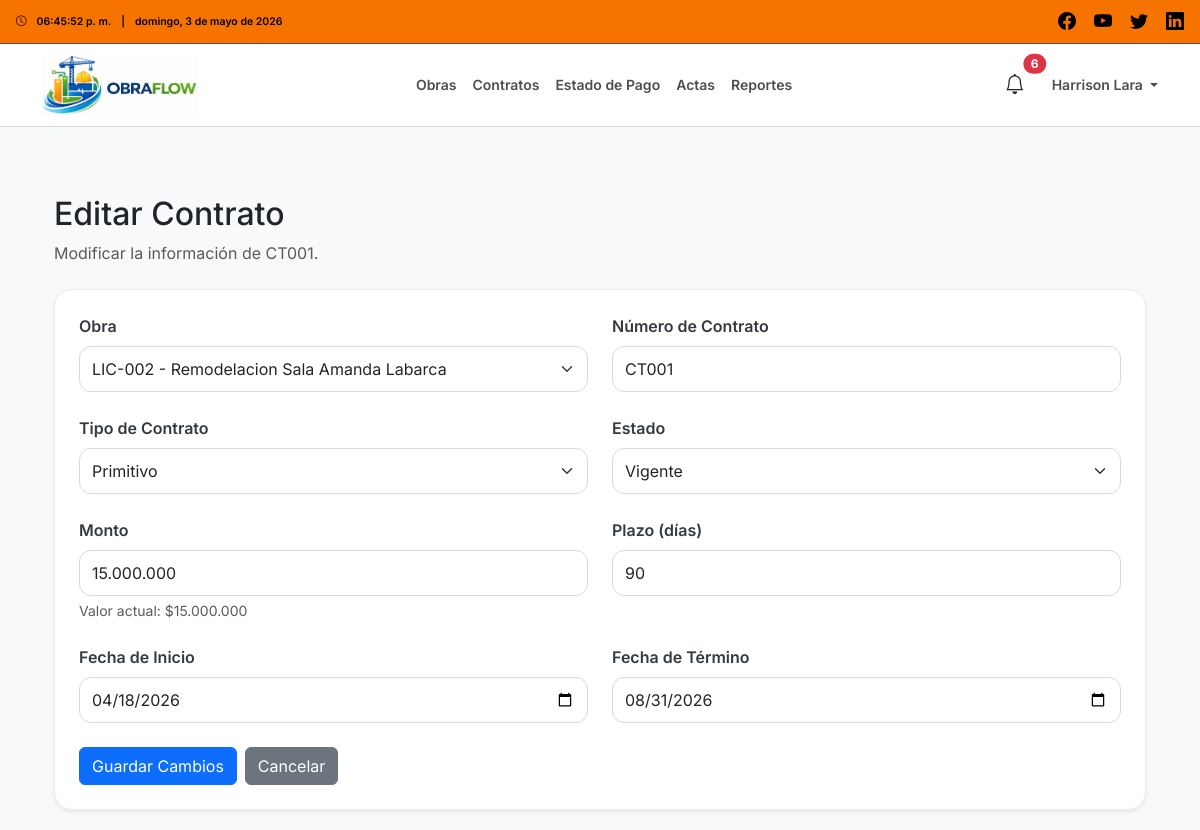
/contratos/1/editar/ (signed in), run on the app's committed database.
### users/models.py (models this page shows, shortened)
class User(AbstractUser):
    class Roles(models.TextChoices):
        ADMIN = 'ADMIN', 'Administrador'
        INSPECTOR = 'INSPECTOR', 'Inspector'
        CONTRATISTA = 'CONTRATISTA', 'Empresa Contratista'
    role = models.CharField(
        max_length=20,
        choices=Roles.choices,
        default=Roles.CONTRATISTA
    )

### contratos/models.py (models this page shows, shortened)
class Contrato(models.Model):
    TIPO_CONTRATO_CHOICES = [
        ('PRIMITIVO', 'Primitivo'),
        ('ADENDUM', 'Adendum'),
    ]
    ESTADO_CHOICES = [
        ('VIGENTE', 'Vigente'),
        ('FINALIZADO', 'Finalizado'),
        ('SUSPENDIDO', 'Suspendido'),
    ]
    obra = models.ForeignKey(
        Obra,
        on_delete=models.CASCADE,
        related_name='contratos'
    )
    numero_contrato = models.CharField(
        max_length=100
    )
    tipo_contrato = models.CharField(
        max_length=20,
        choices=TIPO_CONTRATO_CHOICES,
        default='PRIMITIVO'
    )
    monto = models.DecimalField(
        max_digits=14,
        decimal_places=2
    )
    plazo_dias = models.PositiveIntegerField()
    fecha_inicio = models.DateField()
    fecha_termino = models.DateField()
    estado = models.CharField(
        max_length=20,
        choices=ESTADO_CHOICES,
        default='VIGENTE'
    )
    fecha_creacion = models.DateTimeField(
        auto_now_add=True
    )
    class Meta:
        verbose_name = 'Contrato'
        verbose_name_plural = 'Contratos'
        ordering = ['-fecha_creacion']
        constraints = [
            models.UniqueConstraint(
                fields=['obra', 'numero_contrato'],
                name='unique_numero_contrato_por_obra',
                violation_error_message='Ya existe un contrato con ese número para la obra seleccionada.'
            )
        ]

### core/views.py (the view)
# urls.py: path('contratos/<int:contrato_id>/editar/', contratos_editar, name='contratos_editar'),
@login_required(login_url='login')
def contratos_editar(request, contrato_id):
    if request.user.role != 'INSPECTOR':
        return HttpResponseForbidden()
    contrato = get_object_or_404(
        Contrato,
        id=contrato_id,
        obra__inspector=request.user
    )
    if request.method == 'POST':
        form = ContratoForm(
            request.POST,
            instance=contrato,
            inspector=request.user
        )
        if form.is_valid():
            form.save()
            messages.success(request, 'Contrato actualizado correctamente.')
            return redirect('contratos_detalle', contrato_id=contrato.id)
    else:
        form = ContratoForm(
            instance=contrato,
            inspector=request.user
        )
    return render(request, 'contratos/editar.html', {
        'form': form,
        'contrato': contrato
    })

### core/context_processors.py (called while the page is built)
def nombre_usuario(usuario):
    if not usuario:
        return ""
    nombre = f"{getattr(usuario, 'first_name', '')} {getattr(usuario, 'last_name', '')}".strip()
    if nombre:
        return nombre
    return getattr(usuario, 'username', '') or ""

### core/templatetags/money_filters.py (called while the page is built)
@register.filter
def clp(value):
    try:
        value = int(float(value))
        texto = f"{value:,}".replace(",", ".")
        return f"${texto}"
    except:
        return "$0"

### obras/models.py (called while the page is built)
    def __str__(self):
        return f"{self.codigo} - {self.nombre}"

### trabajadores/models.py (called while the page is built)
    @property
    def documentos_completos(self):
        return hasattr(self, 'documentos') and all([
            self.documentos.carnet_identidad,
            self.documentos.certificado_antecedentes,
            self.documentos.contrato_trabajo,
        ])

### templates/contratos/editar.html (shortened to what this page needs)
{% extends 'base.html' %}
{% load static %}
{% load money_filters %}
{% block content %}
<div class="container mt-4">
    <div class="mb-4">
        <h2>Editar Contrato</h2>
        <p class="text-muted mb-0">
            Modificar la información de {{ contrato.numero_contrato }}.
        </p>
    </div>
    <div class="card shadow-sm obra-form-card">
        <div class="card-body p-4">
            <form method="POST"
                  class="form-confirmacion-modal"
                  data-modal-titulo="Guardar cambios"
                  data-modal-mensaje="¿Estás seguro de guardar los cambios realizados en este contrato?">
                <div class="row g-4">
                    <div class="col-md-6">
                        <label class="form-label obra-form-label"
                               for="{{ form.obra.id_for_label }}">
                            Obra
                        </label>
                        {{ form.obra }}
                    </div>
                    <div class="col-md-6">
                        <label class="form-label obra-form-label"
                               for="{{ form.numero_contrato.id_for_label }}">
                            Número de Contrato
                        </label>
                        {{ form.numero_contrato }}
                    </div>
                    <div class="col-md-6">
                        <label class="form-label obra-form-label"
                               for="{{ form.tipo_contrato.id_for_label }}">
                            Tipo de Contrato
                        </label>
                        {{ form.tipo_contrato }}
                    </div>
                    <div class="col-md-6">
                        <label class="form-label obra-form-label"
                               for="{{ form.estado.id_for_label }}">
                            Estado
                        </label>
                        {{ form.estado }}
                    </div>
                    <div class="col-md-6">
                        <label class="form-label obra-form-label"
                               for="{{ form.monto.id_for_label }}">
                            Monto
                        </label>
                        {{ form.monto }}
                        <small class="text-muted d-block mt-1">
                            Valor actual:
                            {{ contrato.monto|clp }}
                        </small>
                    </div>
                    <div class="col-md-6">
                        <label class="form-label obra-form-label"
                               for="{{ form.plazo_dias.id_for_label }}">
                            Plazo (días)
                        </label>
                        {{ form.plazo_dias }}
                    </div>
                    <div class="col-md-6">
                        <label class="form-label obra-form-label"
                               for="{{ form.fecha_inicio.id_for_label }}">
                            Fecha de Inicio
                        </label>
                        {{ form.fecha_inicio }}
                    </div>
                    <div class="col-md-6">
                        <label class="form-label obra-form-label"
                               for="{{ form.fecha_termino.id_for_label }}">
                            Fecha de Término
                        </label>
                        {{ form.fecha_termino }}
                    </div>
                </div>
                <div class="mt-4 d-flex gap-2 flex-wrap">
                    <button type="submit"
                            class="btn btn-primary">
                        Guardar Cambios
                    </button>
                    <a href="{% url 'contratos_detalle' contrato.id %}"
                       class="btn btn-secondary">
                        Cancelar
                    </a>
                </div>
            </form>
        </div>
    </div>
</div>
{% endblock %}

### templates/partials/navbar_inspector.html (shortened to what this page needs)
{% load static %}
<div class="top-bar-inspector d-flex justify-content-between align-items-center px-3">
    <div class="hora-info d-flex align-items-center flex-nowrap small">
        <i class="bi bi-clock me-2"></i>
        <span id="topbarClockInspector" class="me-2">--:--:--</span>
        <span class="me-2">|</span>
        <span id="topbarDateInspector" class="text-truncate">--</span>
    </div>
    <div class="social-icons">
        <a href="#"><i class="bi bi-facebook"></i></a>
        <a href="#"><i class="bi bi-youtube"></i></a>
        <a href="#"><i class="bi bi-twitter"></i></a>
        <a href="#"><i class="bi bi-linkedin"></i></a>
    </div>
</div>
<nav class="navbar navbar-expand-lg navbar-light navbar-inspector">
    <div class="container">
        <a class="navbar-brand d-flex align-items-center" href="{% url 'dashboard_inspector' %}">
            <img src="{% static 'images/logo_navbar.jpeg' %}" alt="OBRAFLOW" class="logo">
        </a>
        <div class="collapse navbar-collapse" id="navbarNavInspector">
            <ul class="navbar-nav mx-auto">
                <li class="nav-item"><a class="nav-link" href="{% url 'obras' %}">Obras</a></li>
                <li class="nav-item"><a class="nav-link" href="{% url 'contratos' %}">Contratos</a></li>
                <li class="nav-item"><a class="nav-link" href="{% url 'edp' %}">Estado de Pago</a></li>
                <li class="nav-item"><a class="nav-link" href="{% url 'actas' %}">Actas</a></li>
                <li class="nav-item"><a class="nav-link" href="{% url 'reportes_index' %}">Reportes</a></li>
            </ul>
            <div class="nav-icons d-flex align-items-center gap-3">
                <button class="btn btn-link nav-alert-btn position-relative"
                        type="button"
                        data-bs-toggle="offcanvas"
                        data-bs-target="#offcanvasAlertasInspector">
                    <i class="bi bi-bell fs-5"></i>
                    {% if nav_total_alertas > 0 %}
                    <span class="position-absolute top-0 start-100 translate-middle badge rounded-pill bg-danger">
                        {{ nav_total_alertas }}
                    </span>
                    {% endif %}
                </button>
                <div class="dropdown">
                    <a class="nav-link dropdown-toggle"
                       href="#"
                       role="button"
                       data-bs-toggle="dropdown"
                       aria-expanded="false">
                        {% if request.user.first_name %}
                            {{ request.user.first_name }} {{ request.user.last_name }}
                        {% else %}
                            {{ request.user.username }}
                        {% endif %}
                    </a>
                </div>
            </div>
        </div>
    </div>
</nav>

### static/css/styles.css (style rules this page uses)
body { font-family: 'Inter', sans-serif; background-color: #f8f9fa; margin: 0; padding: 0; }
.top-bar-inspector { background-color: #f77300; color: black; font-size: 12px; font-weight: 600; padding: 8px 15px; }
.top-bar-inspector .hora-info, .top-bar-empresa .hora-info { display: flex; align-items: center; gap: 2px; }
.top-bar-inspector .social-icons a, .top-bar-empresa .social-icons a { color: black; font-size: 18px; margin-left: 15px; text-decoration: none; transition: color 0.2s ease-in-out; }
.navbar-inspector { background-color: #ffffff; border-top: 1px solid #4e4e4e; border-bottom: 1px solid #d9d9d9; min-height: 70px; padding-top: 6px; padding-bottom: 6px; }
.logo { height: 100%; max-height: 60px; width: auto; object-fit: contain; display: block; }
.navbar-inspector .nav-link { color: #4e4e4e; font-weight: 600; font-size: 14px; transition: color 0.2s ease-in-out; white-space: nowrap; }
.nav-icons { display: flex; align-items: center; gap: 20px; }
.obra-form-card { border: 1px solid #ececec; border-radius: 18px; }
.obra-form-label { font-weight: 600; color: #343a40; margin-bottom: 8px; }
.obra-form-card input, .obra-form-card select, .obra-form-card textarea { border-radius: 12px; border: 1px solid #d9d9d9; min-height: 46px; box-shadow: none; }
.obra-form-card input, .obra-form-card select { border-radius: 12px; border: 1px solid #d9d9d9; min-height: 46px; box-shadow: none; }
.nav-alert-btn { color: #212529; text-decoration: none; padding: 6px 10px; }

### data on the page
User: user.first_name "Harrison", user.last_name "Lara"
Contrato: numero_contrato "CT001", obra "LIC-002 - Remodelacion Sala Amanda Labarca", tipo_contrato "Primitivo", estado "Vigente", monto "15.000.000", monto|clp "$15.000.000", plazo_dias "90", fecha_inicio "04/18/2026", fecha_termino "08/31/2026"

### other printed values
{{ nav_total_alertas }} "6"
